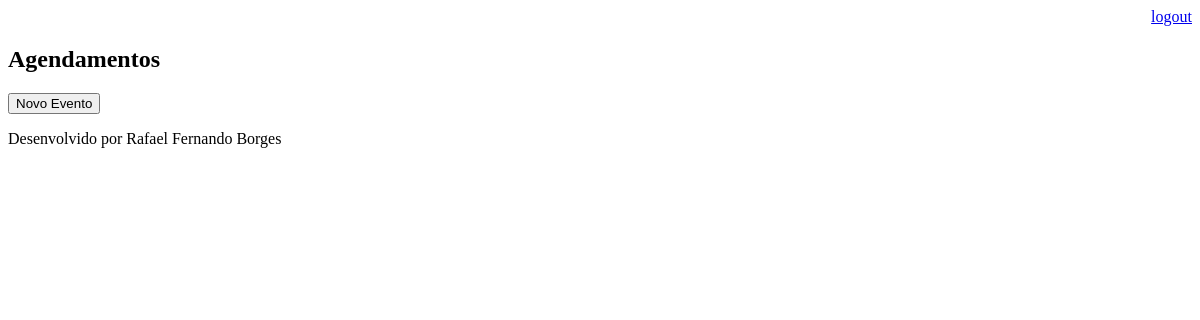
Page /agenda/ (signed in) on the earlier database version.
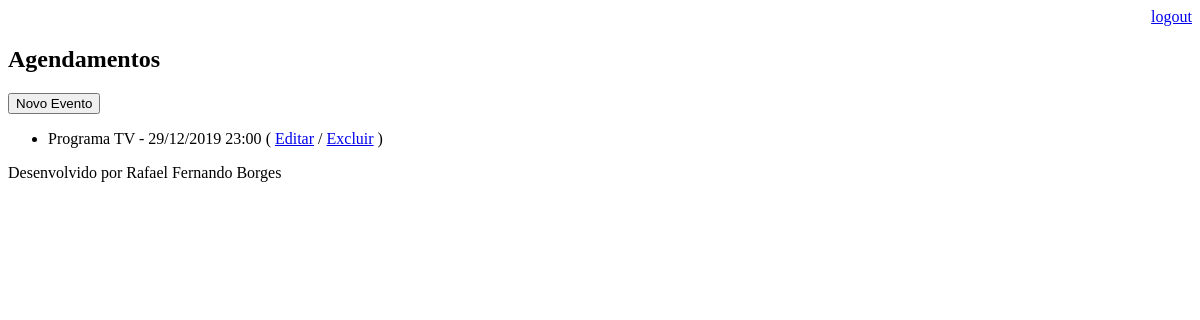
Same page on the later database version.
### core/models.py (models this page shows, shortened)
class Evento(models.Model):
    titulo = models.CharField(max_length=100)
    descricao = models.TextField(blank=True, null=True)
    data_evento = models.DateTimeField(verbose_name='Data do Evento')
    data_criacao = models.DateTimeField(auto_now=True)
    usuario = models.ForeignKey(User, on_delete=models.CASCADE)
    class Meta:
        db_table = 'evento'
    def get_data_evento(self):
        return self.data_evento.strftime('%d/%m/%Y %H:%M')
    def get_evento_atrasado(self):
        if self.data_evento < datetime.now():
            return True
        else:
            return False

### core/views.py (the view)
# urls.py: path('agenda/', views.lista_eventos),
@login_required(login_url='/login/')
def lista_eventos(request):
    usuario = request.user
    data_atual = datetime.now() - timedelta(hours=1)
    evento = Evento.objects.filter(usuario=usuario,
                                   data_evento__gt=data_atual)
    data = {'eventos':evento}
    return render(request, 'agenda.html', data)

### templates/agenda.html
{% extends "model-page.html" %}
{% block content %}
    <h2>Agendamentos</h2>
    <a href="evento/">
        <button type="button">Novo Evento</button>
    </a>
    <ul>
    {% for evento in eventos %}
        <li>
            <div style={% if evento.get_evento_atrasado %} "color: red" {% endif %}>
                {{ evento.titulo }} - {{ evento.get_data_evento }}
                ( <a href="evento/?id={{ evento.id }}">Editar</a>
                / <a href="evento/delete/{{ evento.id }}">Excluir</a> )
            </div>
        </li>
    {% endfor %}
    </ul>
{% endblock %}

Differences in the rows shown:
added Evento: titulo "Programa TV", get_data_evento "29/12/2019 23:00"
